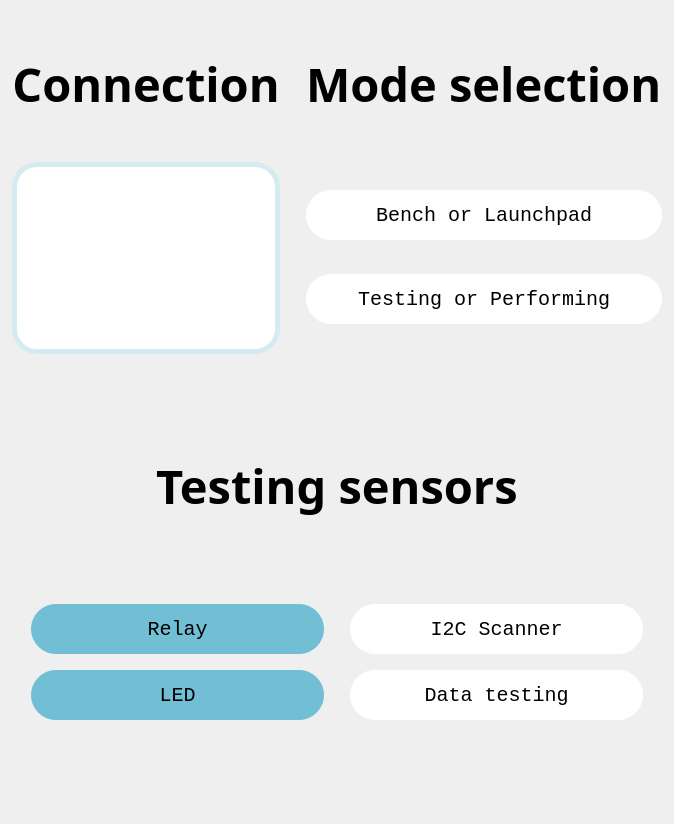
<?xml version="1.0" encoding="UTF-8"?>
<ui version="4.0">
 <class>orders</class>
 <widget class="QWidget" name="orders">
  <property name="geometry">
   <rect>
    <x>0</x>
    <y>0</y>
    <width>674</width>
    <height>824</height>
   </rect>
  </property>
  <property name="windowTitle">
   <string>TEST BENCH - by LEEM UPM</string>
  </property>
  <property name="windowIcon">
   <iconset>
    <normaloff>../RRSS/logo leem gris v1.0-1.png</normaloff>../RRSS/logo leem gris v1.0-1.png</iconset>
  </property>
  <property name="styleSheet">
   <string notr="true"/>
  </property>
  <layout class="QVBoxLayout" name="verticalLayout">
   <item>
    <layout class="QGridLayout" name="gridLayout">
     <item row="1" column="3">
      <spacer name="horizontalSpacer">
       <property name="orientation">
        <enum>Qt::Horizontal</enum>
       </property>
       <property name="sizeType">
        <enum>QSizePolicy::Ignored</enum>
       </property>
       <property name="sizeHint" stdset="0">
        <size>
         <width>40</width>
         <height>20</height>
        </size>
       </property>
      </spacer>
     </item>
     <item row="3" column="1">
      <layout class="QVBoxLayout" name="verticalLayout_2">
       <item>
        <spacer name="verticalSpacer_3">
         <property name="orientation">
          <enum>Qt::Vertical</enum>
         </property>
         <property name="sizeType">
          <enum>QSizePolicy::Fixed</enum>
         </property>
         <property name="sizeHint" stdset="0">
          <size>
           <width>20</width>
           <height>40</height>
          </size>
         </property>
        </spacer>
       </item>
       <item>
        <widget class="QListWidget" name="portSelect">
         <property name="sizePolicy">
          <sizepolicy hsizetype="Preferred" vsizetype="Fixed">
           <horstretch>0</horstretch>
           <verstretch>0</verstretch>
          </sizepolicy>
         </property>
         <property name="minimumSize">
          <size>
           <width>0</width>
           <height>0</height>
          </size>
         </property>
         <property name="font">
          <font>
           <family>Segoe UI Symbol</family>
           <pointsize>-1</pointsize>
           <italic>true</italic>
           <bold>true</bold>
           <kerning>false</kerning>
          </font>
         </property>
         <property name="styleSheet">
          <string notr="true">QListWidget
{
	font-size: 9px;
}

QFrame
{
	border: 5px solid rgb(212,235,242);
	border-radius: 25px;
	background-color: white;
	color: black;

} 




</string>
         </property>
        </widget>
       </item>
      </layout>
     </item>
     <item row="1" column="1">
      <widget class="QPushButton" name="Conexion">
       <property name="sizePolicy">
        <sizepolicy hsizetype="Minimum" vsizetype="Preferred">
         <horstretch>0</horstretch>
         <verstretch>0</verstretch>
        </sizepolicy>
       </property>
       <property name="font">
        <font>
         <family>Segoe UI Black</family>
         <pointsize>35</pointsize>
         <italic>false</italic>
         <bold>true</bold>
        </font>
       </property>
       <property name="styleSheet">
        <string notr="true">QPushButton 
{
	background-color: transparent;
	color: black;
	border: 0;
}

</string>
       </property>
       <property name="text">
        <string>Connection</string>
       </property>
      </widget>
     </item>
     <item row="1" column="5">
      <spacer name="horizontalSpacer_3">
       <property name="orientation">
        <enum>Qt::Horizontal</enum>
       </property>
       <property name="sizeType">
        <enum>QSizePolicy::Ignored</enum>
       </property>
       <property name="sizeHint" stdset="0">
        <size>
         <width>20</width>
         <height>20</height>
        </size>
       </property>
      </spacer>
     </item>
     <item row="1" column="0">
      <spacer name="horizontalSpacer_4">
       <property name="orientation">
        <enum>Qt::Horizontal</enum>
       </property>
       <property name="sizeType">
        <enum>QSizePolicy::Ignored</enum>
       </property>
       <property name="sizeHint" stdset="0">
        <size>
         <width>20</width>
         <height>20</height>
        </size>
       </property>
      </spacer>
     </item>
     <item row="0" column="3">
      <spacer name="verticalSpacer_6">
       <property name="orientation">
        <enum>Qt::Vertical</enum>
       </property>
       <property name="sizeType">
        <enum>QSizePolicy::Fixed</enum>
       </property>
       <property name="sizeHint" stdset="0">
        <size>
         <width>20</width>
         <height>40</height>
        </size>
       </property>
      </spacer>
     </item>
     <item row="3" column="4">
      <layout class="QGridLayout" name="gridLayout_10">
       <item row="2" column="0">
        <widget class="QPushButton" name="appButton">
         <property name="sizePolicy">
          <sizepolicy hsizetype="Preferred" vsizetype="Fixed">
           <horstretch>0</horstretch>
           <verstretch>0</verstretch>
          </sizepolicy>
         </property>
         <property name="font">
          <font>
           <family>Consolas</family>
           <pointsize>15</pointsize>
          </font>
         </property>
         <property name="styleSheet">
          <string notr="true">QPushButton 
{
	border-radius: 25px;
	height: 50px;
	background-color: white;
}


</string>
         </property>
         <property name="text">
          <string>Bench or Launchpad</string>
         </property>
         <property name="checkable">
          <bool>true</bool>
         </property>
         <property name="autoDefault">
          <bool>false</bool>
         </property>
         <property name="default">
          <bool>false</bool>
         </property>
         <property name="flat">
          <bool>false</bool>
         </property>
        </widget>
       </item>
       <item row="3" column="0">
        <widget class="QPushButton" name="MMButton">
         <property name="sizePolicy">
          <sizepolicy hsizetype="Preferred" vsizetype="Fixed">
           <horstretch>0</horstretch>
           <verstretch>0</verstretch>
          </sizepolicy>
         </property>
         <property name="font">
          <font>
           <family>Consolas</family>
           <pointsize>15</pointsize>
          </font>
         </property>
         <property name="styleSheet">
          <string notr="true">QPushButton 
{
	background-color: white;
	border-radius: 25px;
	height: 50px;
}
</string>
         </property>
         <property name="text">
          <string>Testing or Performing</string>
         </property>
         <property name="checkable">
          <bool>true</bool>
         </property>
        </widget>
       </item>
       <item row="0" column="0">
        <spacer name="verticalSpacer_5">
         <property name="orientation">
          <enum>Qt::Vertical</enum>
         </property>
         <property name="sizeType">
          <enum>QSizePolicy::Fixed</enum>
         </property>
         <property name="sizeHint" stdset="0">
          <size>
           <width>20</width>
           <height>40</height>
          </size>
         </property>
        </spacer>
       </item>
      </layout>
     </item>
     <item row="1" column="4" alignment="Qt::AlignHCenter">
      <widget class="QLabel" name="label_4">
       <property name="font">
        <font>
         <family>Segoe UI Black</family>
         <pointsize>35</pointsize>
         <bold>true</bold>
        </font>
       </property>
       <property name="styleSheet">
        <string notr="true">color: black;
</string>
       </property>
       <property name="text">
        <string>Mode selection</string>
       </property>
      </widget>
     </item>
    </layout>
   </item>
   <item>
    <layout class="QGridLayout" name="gridLayout_6">
     <item row="4" column="0">
      <spacer name="horizontalSpacer_5">
       <property name="orientation">
        <enum>Qt::Horizontal</enum>
       </property>
       <property name="sizeType">
        <enum>QSizePolicy::Ignored</enum>
       </property>
       <property name="sizeHint" stdset="0">
        <size>
         <width>20</width>
         <height>20</height>
        </size>
       </property>
      </spacer>
     </item>
     <item row="3" column="0">
      <spacer name="verticalSpacer">
       <property name="orientation">
        <enum>Qt::Vertical</enum>
       </property>
       <property name="sizeType">
        <enum>QSizePolicy::MinimumExpanding</enum>
       </property>
       <property name="sizeHint" stdset="0">
        <size>
         <width>20</width>
         <height>70</height>
        </size>
       </property>
      </spacer>
     </item>
    </layout>
   </item>
   <item>
    <layout class="QGridLayout" name="gridLayout_7">
     <item row="0" column="1">
      <layout class="QGridLayout" name="gridLayout_3">
       <item row="0" column="0">
        <layout class="QGridLayout" name="gridLayout_5">
         <item row="0" column="1">
          <layout class="QGridLayout" name="gridLayout_2">
           <item row="2" column="0">
            <layout class="QGridLayout" name="gridLayout_4">
             <item row="3" column="2">
              <widget class="QPushButton" name="TTDButton">
               <property name="font">
                <font>
                 <family>Consolas</family>
                 <pointsize>15</pointsize>
                </font>
               </property>
               <property name="styleSheet">
                <string notr="true">QPushButton 
{
	border-radius: 25px;
	height: 50px;
	background-color: white;
}
</string>
               </property>
               <property name="text">
                <string>Data testing</string>
               </property>
              </widget>
             </item>
             <item row="1" column="0">
              <widget class="QPushButton" name="TRRButton">
               <property name="font">
                <font>
                 <family>Consolas</family>
                 <pointsize>15</pointsize>
                </font>
               </property>
               <property name="styleSheet">
                <string notr="true">QPushButton 
{
	border-radius: 25px;
	height: 50px;
	background-color:   rgb(114,190,212);
}

QPushButton:checked
{
	background-color: rgb(212,235,242);
}</string>
               </property>
               <property name="text">
                <string>Relay</string>
               </property>
               <property name="checkable">
                <bool>true</bool>
               </property>
              </widget>
             </item>
             <item row="1" column="2">
              <widget class="QPushButton" name="TI2Button">
               <property name="sizePolicy">
                <sizepolicy hsizetype="Minimum" vsizetype="Fixed">
                 <horstretch>0</horstretch>
                 <verstretch>0</verstretch>
                </sizepolicy>
               </property>
               <property name="font">
                <font>
                 <family>Consolas</family>
                 <pointsize>15</pointsize>
                </font>
               </property>
               <property name="styleSheet">
                <string notr="true">QPushButton 
{
	border-radius: 25px;
	height: 50px;
	background-color: white;
}
</string>
               </property>
               <property name="text">
                <string>I2C Scanner</string>
               </property>
               <property name="checkable">
                <bool>false</bool>
               </property>
              </widget>
             </item>
             <item row="1" column="1">
              <spacer name="horizontalSpacer_7">
               <property name="orientation">
                <enum>Qt::Horizontal</enum>
               </property>
               <property name="sizeType">
                <enum>QSizePolicy::Ignored</enum>
               </property>
               <property name="sizeHint" stdset="0">
                <size>
                 <width>20</width>
                 <height>20</height>
                </size>
               </property>
              </spacer>
             </item>
             <item row="3" column="0">
              <widget class="QPushButton" name="TLLButton">
               <property name="font">
                <font>
                 <family>Consolas</family>
                 <pointsize>15</pointsize>
                </font>
               </property>
               <property name="styleSheet">
                <string notr="true">QPushButton 
{
	border-radius: 25px;
	height: 50px;
	background-color:   rgb(114,190,212);
}

QPushButton:checked
{
	background-color: rgb(212,235,242);
}</string>
               </property>
               <property name="text">
                <string>LED</string>
               </property>
               <property name="checkable">
                <bool>true</bool>
               </property>
               <property name="checked">
                <bool>false</bool>
               </property>
              </widget>
             </item>
             <item row="0" column="1">
              <spacer name="verticalSpacer_4">
               <property name="orientation">
                <enum>Qt::Vertical</enum>
               </property>
               <property name="sizeType">
                <enum>QSizePolicy::Fixed</enum>
               </property>
               <property name="sizeHint" stdset="0">
                <size>
                 <width>20</width>
                 <height>40</height>
                </size>
               </property>
              </spacer>
             </item>
             <item row="2" column="1">
              <spacer name="verticalSpacer_8">
               <property name="orientation">
                <enum>Qt::Vertical</enum>
               </property>
               <property name="sizeType">
                <enum>QSizePolicy::Fixed</enum>
               </property>
               <property name="sizeHint" stdset="0">
                <size>
                 <width>20</width>
                 <height>10</height>
                </size>
               </property>
              </spacer>
             </item>
            </layout>
           </item>
           <item row="0" column="0" alignment="Qt::AlignHCenter">
            <widget class="QLabel" name="label">
             <property name="font">
              <font>
               <family>Segoe UI Black</family>
               <pointsize>35</pointsize>
               <bold>true</bold>
              </font>
             </property>
             <property name="styleSheet">
              <string notr="true">color: black;
</string>
             </property>
             <property name="text">
              <string>Testing sensors</string>
             </property>
             <property name="textFormat">
              <enum>Qt::AutoText</enum>
             </property>
             <property name="wordWrap">
              <bool>false</bool>
             </property>
            </widget>
           </item>
           <item row="1" column="0">
            <spacer name="verticalSpacer_7">
             <property name="orientation">
              <enum>Qt::Vertical</enum>
             </property>
             <property name="sizeType">
              <enum>QSizePolicy::Fixed</enum>
             </property>
             <property name="sizeHint" stdset="0">
              <size>
               <width>20</width>
               <height>40</height>
              </size>
             </property>
            </spacer>
           </item>
          </layout>
         </item>
         <item row="0" column="0">
          <spacer name="horizontalSpacer_6">
           <property name="orientation">
            <enum>Qt::Horizontal</enum>
           </property>
           <property name="sizeType">
            <enum>QSizePolicy::Fixed</enum>
           </property>
           <property name="sizeHint" stdset="0">
            <size>
             <width>20</width>
             <height>20</height>
            </size>
           </property>
          </spacer>
         </item>
        </layout>
       </item>
      </layout>
     </item>
     <item row="0" column="2">
      <spacer name="horizontalSpacer_2">
       <property name="orientation">
        <enum>Qt::Horizontal</enum>
       </property>
       <property name="sizeType">
        <enum>QSizePolicy::Fixed</enum>
       </property>
       <property name="sizeHint" stdset="0">
        <size>
         <width>20</width>
         <height>20</height>
        </size>
       </property>
      </spacer>
     </item>
    </layout>
   </item>
   <item>
    <spacer name="verticalSpacer_2">
     <property name="orientation">
      <enum>Qt::Vertical</enum>
     </property>
     <property name="sizeType">
      <enum>QSizePolicy::MinimumExpanding</enum>
     </property>
     <property name="sizeHint" stdset="0">
      <size>
       <width>20</width>
       <height>40</height>
      </size>
     </property>
    </spacer>
   </item>
  </layout>
 </widget>
 <resources/>
 <connections/>
</ui>
